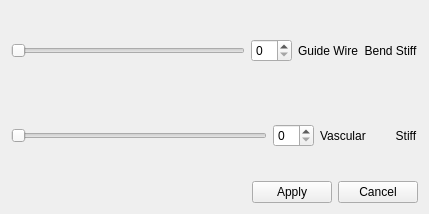
<?xml version="1.0" encoding="UTF-8"?>
<ui version="4.0">
 <class>SimulationParametersClass</class>
 <widget class="QWidget" name="SimulationParametersClass">
  <property name="geometry">
   <rect>
    <x>0</x>
    <y>0</y>
    <width>429</width>
    <height>214</height>
   </rect>
  </property>
  <property name="windowTitle">
   <string>Form</string>
  </property>
  <layout class="QGridLayout" name="gridLayout">
   <item row="0" column="0">
    <layout class="QVBoxLayout" name="verticalLayout">
     <item>
      <layout class="QHBoxLayout" name="horizontalLayout">
       <item>
        <widget class="QSlider" name="horizontalSlidergwStiff">
         <property name="orientation">
          <enum>Qt::Horizontal</enum>
         </property>
        </widget>
       </item>
       <item>
        <widget class="QSpinBox" name="spinBoxgwStiff"/>
       </item>
       <item>
        <widget class="QLabel" name="labelgwSegLength">
         <property name="text">
          <string>Guide Wire  Bend Stiff</string>
         </property>
        </widget>
       </item>
      </layout>
     </item>
     <item>
      <layout class="QHBoxLayout" name="horizontalLayout_3">
       <item>
        <widget class="QSlider" name="horizontalSliderVascularStiff">
         <property name="orientation">
          <enum>Qt::Horizontal</enum>
         </property>
        </widget>
       </item>
       <item>
        <widget class="QSpinBox" name="spinBoxVascularStiff"/>
       </item>
       <item>
        <widget class="QLabel" name="labelVascularStiff">
         <property name="text">
          <string>Vascular         Stiff</string>
         </property>
        </widget>
       </item>
      </layout>
     </item>
    </layout>
   </item>
   <item row="1" column="0">
    <layout class="QHBoxLayout" name="horizontalLayout_5">
     <item>
      <spacer name="horizontalSpacer">
       <property name="orientation">
        <enum>Qt::Horizontal</enum>
       </property>
       <property name="sizeHint" stdset="0">
        <size>
         <width>40</width>
         <height>20</height>
        </size>
       </property>
      </spacer>
     </item>
     <item>
      <spacer name="horizontalSpacer_2">
       <property name="orientation">
        <enum>Qt::Horizontal</enum>
       </property>
       <property name="sizeHint" stdset="0">
        <size>
         <width>40</width>
         <height>20</height>
        </size>
       </property>
      </spacer>
     </item>
     <item>
      <widget class="QPushButton" name="pushButtonApply">
       <property name="text">
        <string>Apply</string>
       </property>
      </widget>
     </item>
     <item>
      <widget class="QPushButton" name="pushButtonCancel">
       <property name="text">
        <string>Cancel</string>
       </property>
      </widget>
     </item>
    </layout>
   </item>
  </layout>
 </widget>
 <resources/>
 <connections/>
</ui>
